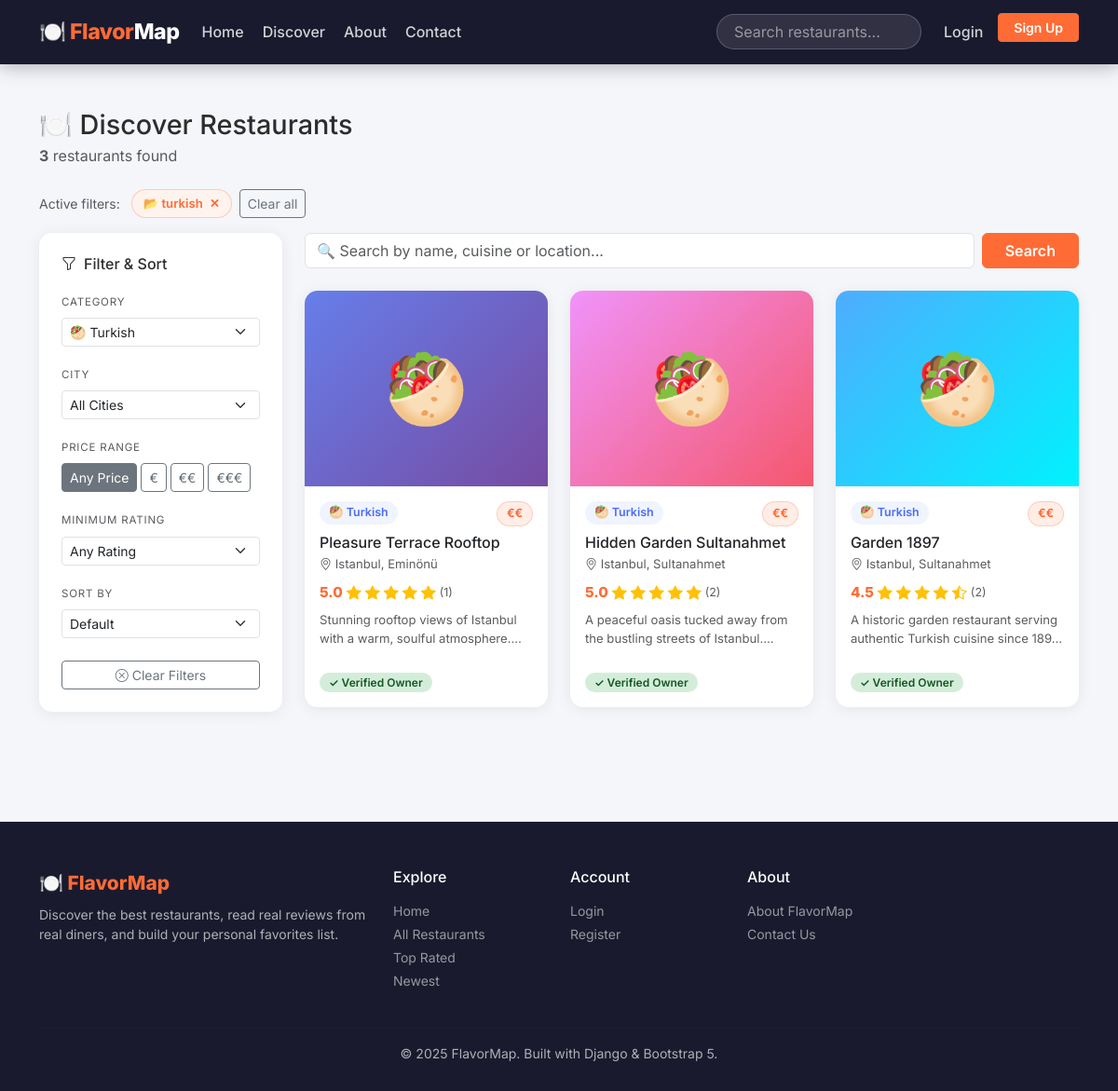
Screenshot of /restaurants/?category=turkish with the database file from the repository.
### restaurants/models.py (models this page shows, shortened)
class Restaurant(models.Model):
    PRICE_CHOICES = [
        ('€',   '€ — Budget-friendly'),
        ('€€',  '€€ — Mid-range'),
        ('€€€', '€€€ — Fine Dining'),
    ]
    name = models.CharField(max_length=200)
    description = models.TextField()
    address = models.CharField(max_length=300)
    city = models.CharField(max_length=100)
    district = models.CharField(max_length=100, blank=True)
    phone = models.CharField(max_length=30, blank=True)
    email = models.EmailField(blank=True)
    website = models.URLField(blank=True)
    price_range = models.CharField(max_length=5, choices=PRICE_CHOICES, default='€€')
    category = models.ForeignKey(
        Category, on_delete=models.SET_NULL, null=True,
        related_name='restaurants'
    )
    owner = models.ForeignKey(
        User, on_delete=models.SET_NULL, null=True, blank=True,
        related_name='owned_restaurants'
    )
    is_claimed = models.BooleanField(default=False)
    latitude = models.DecimalField(max_digits=9, decimal_places=6, null=True, blank=True)
    longitude = models.DecimalField(max_digits=9, decimal_places=6, null=True, blank=True)
    main_photo = models.ImageField(upload_to='restaurants/main/', blank=True, null=True)
    created_at = models.DateTimeField(auto_now_add=True)
    updated_at = models.DateTimeField(auto_now=True)
    class Meta:
        ordering = ['-created_at']

class Category(models.Model):
    name = models.CharField(max_length=100)
    slug = models.SlugField(unique=True)
    icon = models.CharField(max_length=10, default='🍽️')
    description = models.TextField(blank=True)
    created_at = models.DateTimeField(auto_now_add=True)
    class Meta:
        verbose_name_plural = 'categories'
        ordering = ['name']

### restaurants/views.py (the view, shortened to what this page needs)
# urls.py: path('restaurants/',            views.restaurant_list,   name='restaurant_list'),
def restaurant_list(request):
    qs = Restaurant.objects.select_related('category').annotate(
        avg_r=Avg('reviews__rating'),
        rev_count=Count('reviews'),
    )
    form = SearchFilterForm(request.GET or None)
    cities = Restaurant.objects.values_list('city', flat=True).distinct().order_by('city')
    categories_qs = Category.objects.all().order_by('name')
    form.fields['city'].choices = [('', 'All Cities')] + [(c, c) for c in cities]
    form.fields['category'].choices = [('', 'All Categories')] + [
        (cat.slug, f"{cat.icon} {cat.name}") for cat in categories_qs
    ]
    q          = request.GET.get('q', '').strip()
    category   = request.GET.get('category', '')
    city       = request.GET.get('city', '')
    price      = request.GET.get('price_range', '')
    min_rating = request.GET.get('min_rating', '')
    sort       = request.GET.get('sort', '')
    if category:
        qs = qs.filter(category__slug=category)
    if city:
        qs = qs.filter(city__iexact=city)
    if price:
        qs = qs.filter(price_range=price)
    if min_rating:
        qs = qs.filter(avg_r__gte=float(min_rating))
    SORT_MAP = {
        'rating':     '-avg_r',
        'newest':     '-created_at',
        'reviews':    '-rev_count',
        'price_asc':  'price_range',
        'price_desc': '-price_range',
    }
    qs = qs.order_by(SORT_MAP.get(sort, '-created_at'))
    paginator = Paginator(qs, 12)
    page_obj  = paginator.get_page(request.GET.get('page'))
    get_copy = request.GET.copy()
    get_copy.pop('page', None)
    context = {
        'page_title':   'Discover Restaurants',
        'restaurants':  page_obj,
        'form':         form,
        'categories':   categories_qs,
        'cities':       cities,
        'total_count':  paginator.count,
        'query_string': get_copy.urlencode(),
        'active_q':          q,
        'active_category':   category,
        'active_city':       city,
        'active_price':      price,
        'active_min_rating': min_rating,
        'active_sort':       sort,
    }
    return render(request, 'restaurants/restaurant_list.html', context)

### restaurants/forms.py
class SearchFilterForm(forms.Form):
    SORT_CHOICES = [
        ('',          'Default'),
        ('rating',    '⭐ Highest Rated'),
        ('newest',    '🆕 Newest First'),
        ('reviews',   '💬 Most Reviewed'),
        ('price_asc', '💸 Price: Low → High'),
        ('price_desc','💰 Price: High → Low'),
    ]
    RATING_CHOICES = [
        ('', 'Any Rating'),
        ('3', '3+ Stars'),
        ('4', '4+ Stars'),
        ('4.5', '4.5+ Stars'),
    ]
    q = forms.CharField(
        required=False,
        label='',
        widget=forms.TextInput(attrs={
            'placeholder': '🔍 Search restaurants, cuisines, locations...',
            'class': 'form-control',
        })
    )
    category = forms.ChoiceField(required=False, choices=[], label='Category')
    city = forms.ChoiceField(required=False, choices=[], label='City')
    price_range = forms.ChoiceField(
        required=False,
        choices=[('', 'Any Price'), ('€', '€'), ('€€', '€€'), ('€€€', '€€€')],
        label='Price'
    )
    min_rating = forms.ChoiceField(required=False, choices=RATING_CHOICES, label='Min Rating')
    sort = forms.ChoiceField(required=False, choices=SORT_CHOICES, label='Sort By')

### restaurants/templatetags/restaurant_tags.py (called while the page is built)
@register.filter
def bs_stars(avg):
    avg   = float(avg or 0)
    full  = int(avg)
    half  = 1 if (avg - full) >= 0.5 else 0
    empty = 5 - full - half
    html  = ''
    html += '<i class="bi bi-star-fill text-warning"></i>' * full
    html += '<i class="bi bi-star-half text-warning"></i>' * half
    html += '<i class="bi bi-star text-secondary"></i>'    * empty
    return mark_safe(html)

@register.simple_tag(takes_context=True)
def query_transform(context, **kwargs):
    request  = context.get('request')
    if not request:
        return ''
    params   = request.GET.copy()
    for key, val in kwargs.items():
        params[key] = val
    return params.urlencode()

### restaurants/templates/restaurants/restaurant_list.html (shortened to what this page needs)
{% extends 'restaurants/base.html' %}
{% load restaurant_tags %}
{% block content %}
<div class="container py-5">
  <div class="d-flex justify-content-between align-items-start mb-4 flex-wrap gap-3">
    <div>
      <h1 class="fw-800 mb-1" style="font-size:1.8rem;">🍽️ Discover Restaurants</h1>
      <p class="text-muted mb-0">
        <strong>{{ total_count }}</strong> restaurant{{ total_count|pluralize }} found
      </p>
    </div>
  </div>
  {% if active_q or active_category or active_city or active_price or active_min_rating %}
  <div class="d-flex flex-wrap gap-2 mb-3">
    <span class="text-muted small me-1 align-self-center">Active filters:</span>
    {% if active_category %}<span class="filter-chip">📂 {{ active_category }} <a href="?{% query_transform category='' %}">✕</a></span>{% endif %}
    <a href="{% url 'restaurant_list' %}" class="btn btn-sm btn-outline-secondary">Clear all</a>
  </div>
  {% endif %}
  <div class="row g-4">
    <div class="col-lg-3">
      <div class="fm-card p-4 sticky-sidebar">
        <h6 class="fw-700 mb-3"><i class="bi bi-funnel me-2"></i>Filter & Sort</h6>
        <form method="get" id="filterForm">
          <div class="mb-3">
            <label class="form-label small fw-600 text-muted text-uppercase" style="font-size:.72rem; letter-spacing:.8px;">Category</label>
            <select name="category" class="form-select form-select-sm auto-submit">
              {% for cat in categories %}
              <option value="{{ cat.slug }}" {% if active_category == cat.slug %}selected{% endif %}>
                {{ cat.icon }} {{ cat.name }}
              </option>
              {% endfor %}
            </select>
          </div>
          <div class="mb-3">
            <label class="form-label small fw-600 text-muted text-uppercase" style="font-size:.72rem; letter-spacing:.8px;">City</label>
            <select name="city" class="form-select form-select-sm auto-submit">
              <option value="">All Cities</option>
            </select>
          </div>
          <div class="mb-3">
            <label class="form-label small fw-600 text-muted text-uppercase" style="font-size:.72rem; letter-spacing:.8px;">Price Range</label>
            <div class="d-flex gap-1 flex-wrap">
              {% for val, label in form.fields.price_range.choices %}
              <div>
                <label class="btn btn-sm btn-outline-secondary" for="price{{ forloop.counter }}">
                  {{ label }}
                </label>
              </div>
              {% endfor %}
            </div>
          </div>
          <div class="mb-3">
            <label class="form-label small fw-600 text-muted text-uppercase" style="font-size:.72rem; letter-spacing:.8px;">Minimum Rating</label>
            <select name="min_rating" class="form-select form-select-sm auto-submit">
              <option value="">Any Rating</option>
            </select>
          </div>
          <div class="mb-4">
            <label class="form-label small fw-600 text-muted text-uppercase" style="font-size:.72rem; letter-spacing:.8px;">Sort By</label>
            <select name="sort" class="form-select form-select-sm auto-submit">
              <option value="">Default</option>
            </select>
          </div>
          <a href="{% url 'restaurant_list' %}" class="btn btn-outline-secondary btn-sm w-100">
            <i class="bi bi-x-circle me-1"></i>Clear Filters
          </a>
        </form>
      </div>
    </div>
    <div class="col-lg-9">
      <div class="d-none d-lg-block mb-4">
        <form action="{% url 'restaurant_list' %}" method="get" class="d-flex gap-2">
          <input type="text" name="q" class="form-control"
                 placeholder="🔍 Search by name, cuisine or location..." value="{{ active_q }}">
          <button class="btn btn-primary px-4" type="submit">Search</button>
        </form>
      </div>
      <div class="row g-4">
        {% for r in restaurants %}
        <div class="col-sm-6 col-xl-4">
          <div class="fm-card card h-100">
            {% if r.main_photo %}
            <img src="{{ r.main_photo.url }}" class="card-img-top" alt="{{ r.name }}">
            {% else %}
            <div class="fm-card-placeholder"
                 style="background: linear-gradient(135deg,
                   {% cycle '#667eea,#764ba2' '#f093fb,#f5576c' '#4facfe,#00f2fe' '#43e97b,#38f9d7' '#fa709a,#fee140' '#a18cd1,#fbc2eb' %});">
              {{ r.category.icon }}
            </div>
            {% endif %}
            <div class="card-body p-3 d-flex flex-column">
              <div class="d-flex justify-content-between align-items-start mb-2">
                <span class="badge-category">{{ r.category.icon }} {{ r.category.name }}</span>
                <span class="badge-price">{{ r.price_range }}</span>
              </div>
              <h6 class="fw-700 mb-1" style="font-size:1rem;">
                <a href="{% url 'restaurant_detail' r.pk %}" class="text-dark text-decoration-none stretched-link">
                  {{ r.name }}
                </a>
              </h6>
              <p class="text-muted mb-2" style="font-size:.82rem;">
                <i class="bi bi-geo-alt"></i>
                {{ r.city }}{% if r.district %}, {{ r.district }}{% endif %}
              </p>
              <div class="d-flex align-items-center gap-1 mb-2">
                {% with avg=r.avg_r|default:0 %}
                <span class="rating-number" style="font-size:.95rem;">{{ avg|floatformat:1 }}</span>
                {{ avg|bs_stars }}
                <span class="text-muted" style="font-size:.78rem;">({{ r.rev_count }})</span>
                {% endwith %}
              </div>
              <p class="text-muted flex-grow-1" style="font-size:.82rem; -webkit-line-clamp:2; display:-webkit-box; -webkit-box-orient:vertical; overflow:hidden;">
                {{ r.description|truncatechars:80 }}
              </p>
              {% if r.is_claimed %}
              <div class="mt-2"><span class="badge-claimed">✓ Verified Owner</span></div>
              {% endif %}
            </div>
          </div>
        </div>
        {% endfor %}
      </div>
    </div>
  </div>
</div>
{% endblock %}

### restaurants/templates/restaurants/base.html (style rules this page uses)
:root { --fm-orange: #FF6B35; --fm-orange-dark: #E55527; --fm-dark: #1a1a2e; --fm-navy: #16213e; --fm-card-shadow: 0 2px 16px rgba(0,0,0,.07); --fm-card-hover: 0 8px 32px rgba(0,0,0,.13); --fm-radius: 14px; --fm-radius-sm: 8px; }
* { box-sizing: border-box; }
body { font-family: 'Inter', system-ui, -apple-system, sans-serif; background: #f5f6fa; color: #2d2d2d; }
.btn-primary { background: var(--fm-orange); border-color: var(--fm-orange); font-weight: 600; }
.fm-card { background: #fff; border: none; border-radius: var(--fm-radius); box-shadow: var(--fm-card-shadow); transition: transform .22s ease, box-shadow .22s ease; overflow: hidden; }
.fm-card-placeholder { height: 210px; display: flex; align-items: center; justify-content: center; font-size: 4.5rem; }
.badge-price { background: rgba(255,107,53,.12); color: var(--fm-orange); border: 1px solid rgba(255,107,53,.25); border-radius: 20px; padding: 3px 10px; font-size: .78rem; font-weight: 700; }
.badge-category { background: #f0f4ff; color: #4a6cf7; border-radius: 20px; padding: 3px 10px; font-size: .78rem; font-weight: 600; }
.badge-claimed { background: #d4edda; color: #155724; border-radius: 20px; padding: 3px 10px; font-size: .75rem; font-weight: 600; }
.sticky-sidebar { position: sticky; top: 84px; }
.filter-chip { display: inline-flex; align-items: center; gap: 5px; background: #fff3ee; color: var(--fm-orange); border: 1px solid rgba(255,107,53,.3); border-radius: 20px; padding: 4px 12px; font-size: .82rem; font-weight: 600; }
.filter-chip a { color: inherit; text-decoration: none; margin-left: 2px; }
.rating-number { font-weight: 800; font-size: 1.1rem; color: var(--fm-orange); }

### rows the page displays
Restaurant: category.icon "🥙", category.name "Turkish", price_range "€€", name "Pleasure Terrace Rooftop", city "Istanbul", district "Eminönü", value "5.0", rev_count "1", description "Stunning rooftop views of Istanbul with a warm, soulful…", is_claimed "✓ Verified Owner"
Restaurant: category.icon "🥙", category.name "Turkish", price_range "€€", name "Hidden Garden Sultanahmet", city "Istanbul", district "Sultanahmet", value "5.0", rev_count "2", description "A peaceful oasis tucked away from the bustling streets of…", is_claimed "✓ Verified Owner"
Restaurant: category.icon "🥙", category.name "Turkish", price_range "€€", name "Garden 1897", city "Istanbul", district "Sultanahmet", value "4.5", rev_count "2", description "A historic garden restaurant serving authentic Turkish cuisine since…", is_claimed "✓ Verified Owner"

### other values shown
{{ total_count }} "3"
{{ active_category }} "turkish"
{{ label }} "Any Price" "€" "€€" "€€€"
form field category "🥙 Turkish"
